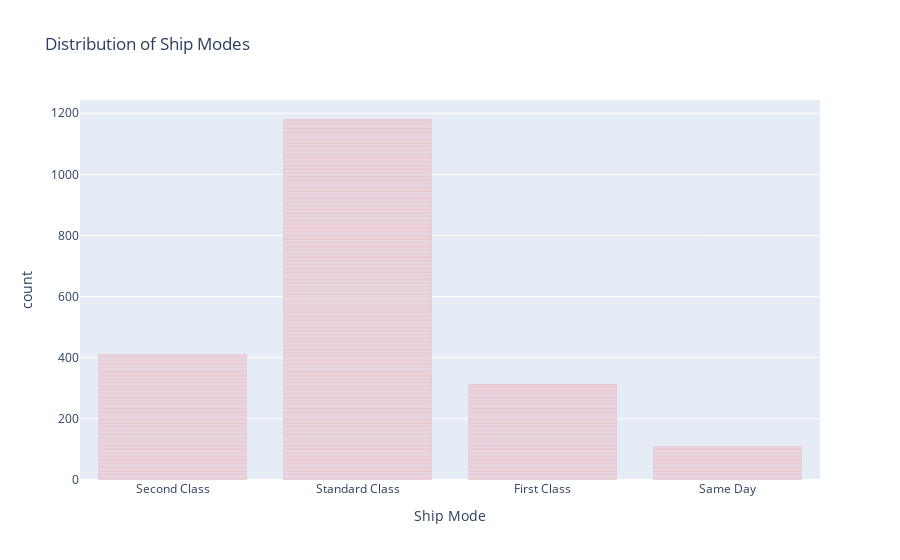

The notebook cell saved with this chart:
### Markdown cell above
Way 1

### Code cell
fig = px.bar(df, 
             x='Ship Mode', 
             title='Distribution of Ship Modes',
             color_discrete_sequence=colors
             )
fig.show()

### Figure 1 — Plotly figure (JSON) as saved in the notebook; plotly's stock layout.template omitted (floating-point values rounded to 4 significant figures; data arrays with more than 128 entries replaced by an {"elided": "..."} marker saying what was removed)
{"data": [{"hovertemplate": "Ship Mode=%{x}<br>count=%{y}<extra></extra>", "legendgroup": "", "marker": {"color": "red", "pattern": {"shape": ""}}, "name": "", "orientation": "v", "showlegend": false, "textposition": "auto", "type": "bar", "x": {"elided": "2015 str values"}, "xaxis": "x", "y": {"elided": "2015 int values"}, "yaxis": "y"}], "layout": {"barmode": "relative", "legend": {"tracegroupgap": 0}, "title": {"text": "Distribution of Ship Modes"}, "xaxis": {"anchor": "y", "domain": [0, 1], "title": {"text": "Ship Mode"}}, "yaxis": {"anchor": "x", "domain": [0, 1], "title": {"text": "count"}}}}
